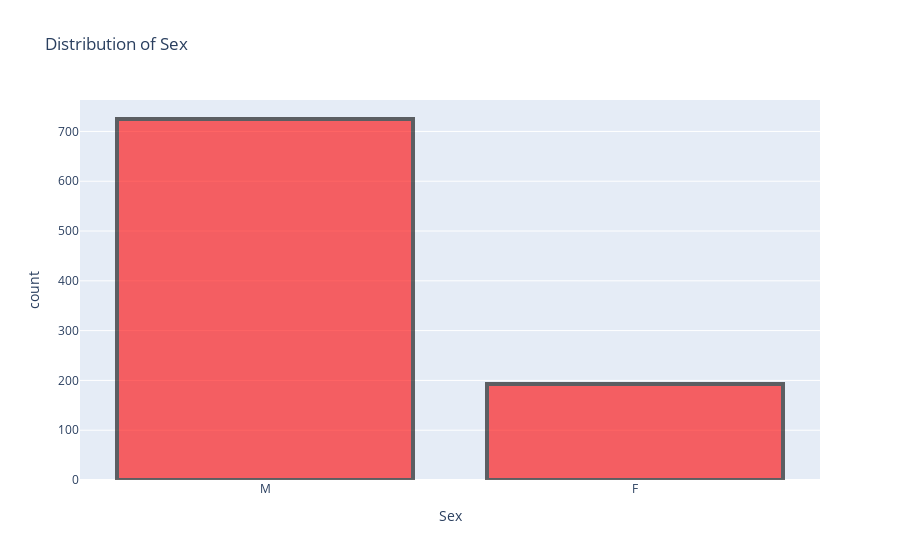

Here is the notebook cell this chart was saved with:
### Code cell
plt.figure(figsize=(20, 10))
fig = px.histogram(data_frame=heart, x="Sex", title="Distribution of Sex")
fig.update_traces(marker={"color": "red", "opacity": 0.6, "line": {"width": 4, "color": "black"}})
fig.show()

### Figure 1 — Plotly figure (JSON) as saved in the notebook; plotly's stock layout.template omitted (floating-point values rounded to 4 significant figures; data arrays with more than 128 entries replaced by an {"elided": "..."} marker saying what was removed)
{"data": [{"alignmentgroup": "True", "bingroup": "x", "hovertemplate": "Sex=%{x}<br>count=%{y}<extra></extra>", "legendgroup": "", "marker": {"color": "red", "line": {"color": "black", "width": 4}, "opacity": 0.6, "pattern": {"shape": ""}}, "name": "", "offsetgroup": "", "orientation": "v", "showlegend": false, "type": "histogram", "x": {"elided": "918 str values"}, "xaxis": "x", "yaxis": "y"}], "layout": {"barmode": "relative", "legend": {"tracegroupgap": 0}, "title": {"text": "Distribution of Sex"}, "xaxis": {"anchor": "y", "domain": [0, 1], "title": {"text": "Sex"}}, "yaxis": {"anchor": "x", "domain": [0, 1], "title": {"text": "count"}}}}
